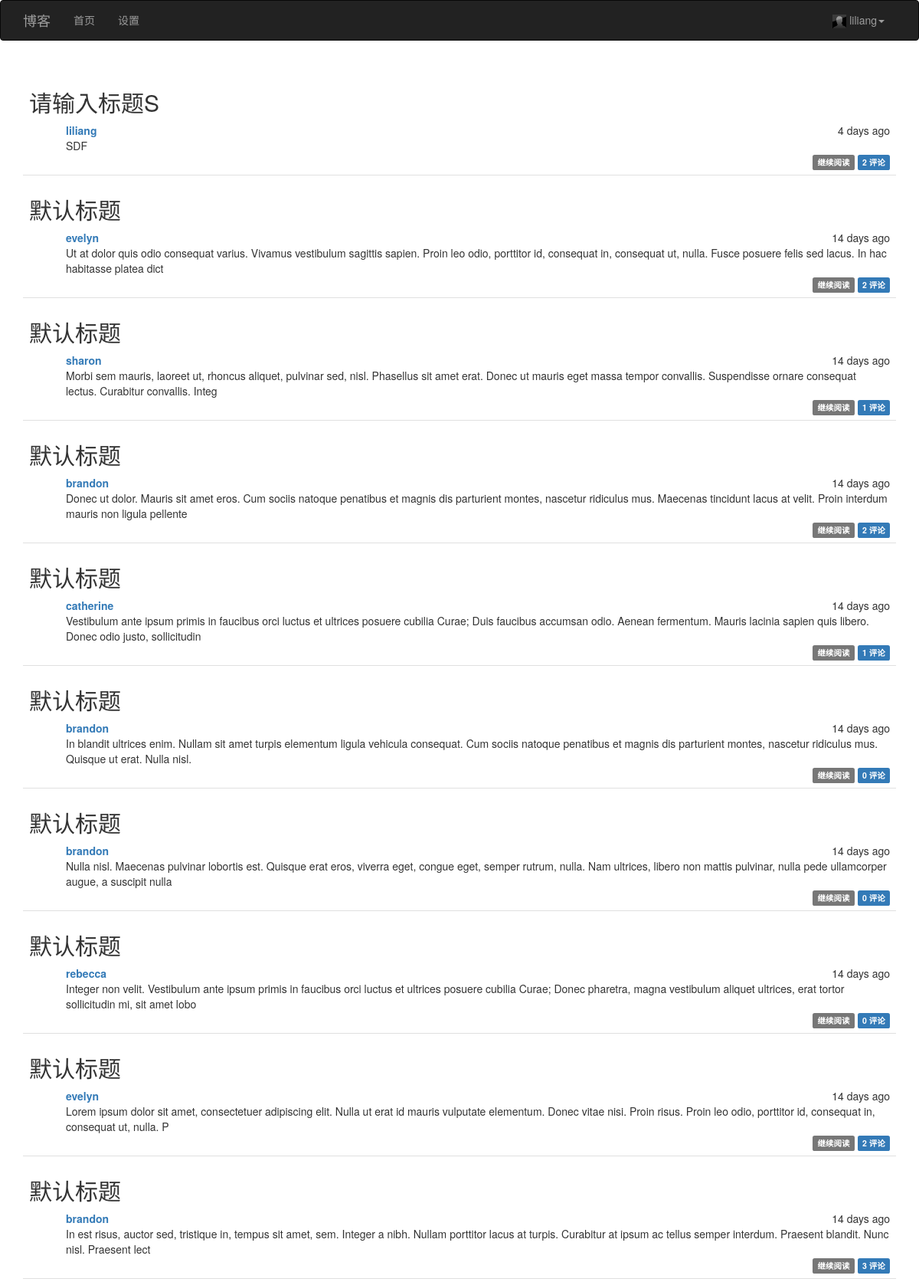
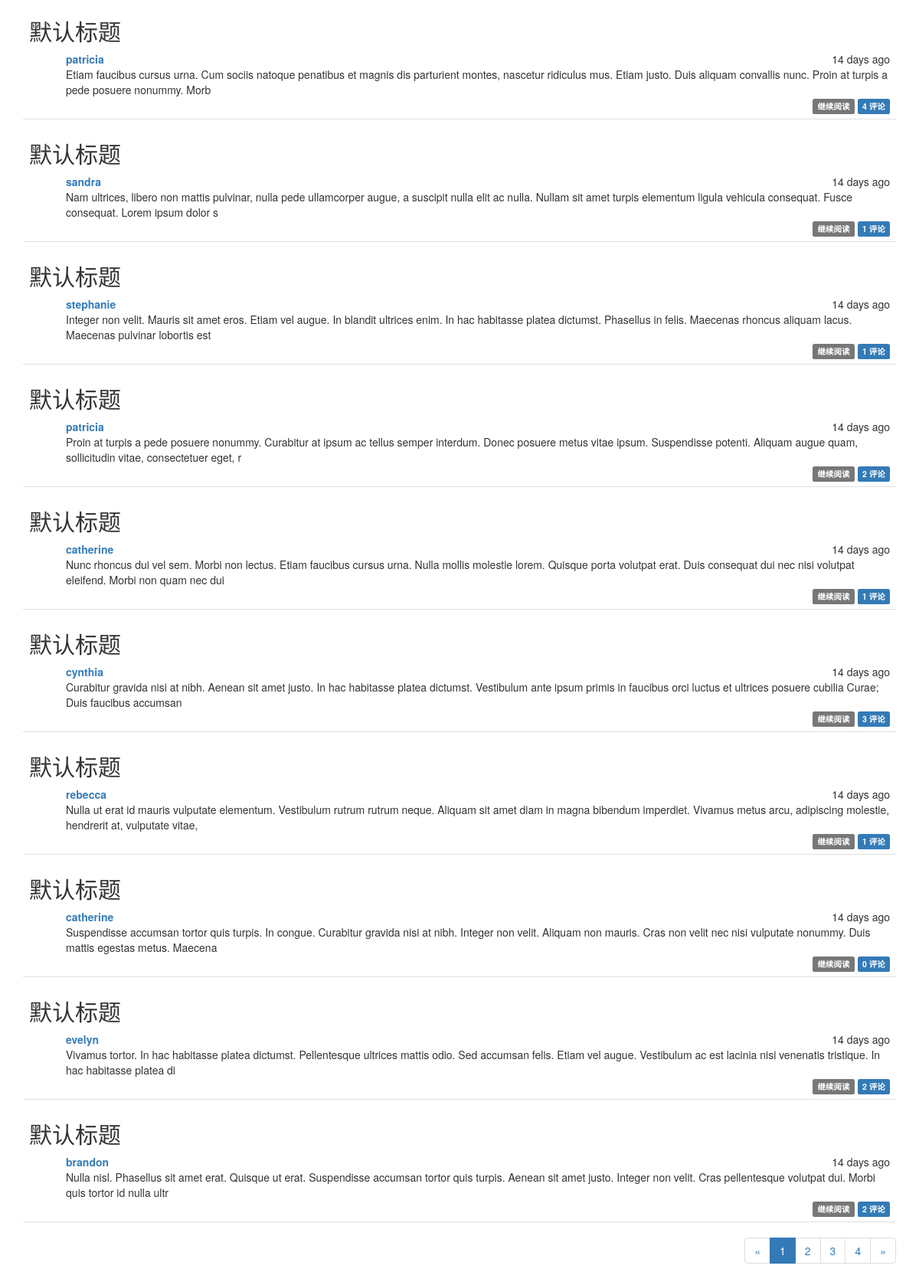
The page / (signed in) on the database its author committed (2 pictures, top to bottom).
### app/models.py (models this page shows, shortened)
class User(UserMixin, db.Model):
    __tablename__ = 'users'
    id = db.Column(db.Integer, primary_key=True)
    email = db.Column(db.String(64), unique=True, index=True, nullable=False)
    username = db.Column(db.String(64), unique=True, index=True, nullable=False)
    password_hash = db.Column(db.String(128), nullable=False)
    confirmed = db.Column(db.Boolean, default=False)
    about_me = db.Column(db.Text(200))
    create_time = db.Column(db.DateTime, default=datetime.utcnow)
    last_login = db.Column(db.DateTime, default=datetime.utcnow)
    posts = db.relationship('Post', backref='author', lazy='dynamic')
    links = db.relationship('Link', backref='user', lazy='dynamic')
    @property
    def password(self):
        raise AttributeError('password is not a readable attribute.')

class Post(db.Model):
    __tablename__ = 'posts'
    id = db.Column(db.Integer, primary_key=True)
    title = db.Column(db.String(64), index=True, nullable=False, default="默认标题")
    create_time = db.Column(db.DateTime, default=datetime.utcnow)
    author_id = db.Column(db.Integer, db.ForeignKey('users.id'))
    body = db.Column(db.Text, nullable=False)
    body_html = db.Column(db.Text)
    comments = db.relationship('Comment', backref='post', lazy='dynamic')

### app/main/views.py (the view)
@main.route('/')
def index():
    page = request.args.get('page', 1, type=int)
    pagination = Post.query.order_by(Post.create_time.desc()).paginate(
        page, per_page=20, error_out=False)
    posts = pagination.items
    return render_template('index.html', posts=posts, pagination=pagination)

### app/models.py (called while the page is built)
@login_manager.user_loader
def load_user(user_id):
    return User.query.get(int(user_id))

### app/templates/index.html (shortened to what this page needs)
{% extends "base.html" %}
{% import "bootstrap/wtf.html" as wtf %}
{% import "_macros.html" as macros %}
{% block page_content %}
<div class="post-tabs">
    {% set thumbnail = True %}
    {% include '_posts.html' %}
</div>
{% if pagination %}
<div class="pagination">
    {{ macros.pagination_widget(pagination, '.index') }}
</div>
{% endif %}
{% endblock %}

### app/templates/base.html (shortened to what this page needs)
{% extends "bootstrap/base.html" %}
{% block head %}
{{ super() }}
<link rel="stylesheet" type="text/css" href="{{ url_for('static', filename='styles.css') }}">
{% endblock %}
{% block navbar %}
<div class="navbar navbar-inverse" role="navigation">
    <div class="container">
        <div class="navbar-header">
            <a class="navbar-brand" href="{{ url_for('main.index') }}">博客</a>
        </div>
        <div class="navbar-collapse collapse">
            <ul class="nav navbar-nav">
                <li><a href="{{ url_for('main.index') }}">首页</a></li>
                {% if current_user.is_authenticated %}
                <li><a href="{{ url_for('main.user_index', name=current_user.username) }}">设置</a></li>
                {% endif %}
            </ul>
            <ul class="nav navbar-nav navbar-right">
                {% if current_user.is_authenticated %}
                <li class="dropdown">
                    <a href="#" class="dropdown-toggle" data-toggle="dropdown">
                        <img src="{{ url_for('static', filename='anonymous.jpg') }}" width="18" height="18">
                        {{ current_user.username  }}<b class="caret"></b>
                    </a>
                </li>
                {% else %}
                <li><a href="{{ url_for('auth.login') }}">登入</a></li>
                {% endif %}
            </ul>
        </div>
    </div>
</div>
{% endblock %}
{% block content %}
<div class="container">
    {% block page_content %}{% endblock %}
</div>
{% endblock %}

### app/templates/_macros.html
{% macro pagination_widget(pagination, endpoint) %}
<ul class="pagination">
    <li {% if not pagination.has_prev %} class="disable" {% endif %}>
        <a href="{% if pagination.has_prev %} {{ url_for(endpoint, page=pagination.page -1, **kwargs) }}{% else %}#{% endif %}">
            &laquo;
        </a>
    </li>
    {% for p in pagination.iter_pages() %}
        {% if p %}
            {% if p == pagination.page %}
            <li class="active">
                <a href="{{ url_for(endpoint, page=p, **kwargs) }}">{{ p }}</a>
            </li>
            {% else %}
            <li>
                <a href="{{ url_for(endpoint, page=p, **kwargs) }}">{{ p }}</a>
            </li>
            {% endif %}
        {% else %}
        <li class="disabled"><a href="#">&hellip;</a></li>
        {% endif %}
    {% endfor %}
    <li {% if not pagination.has_next %} class="disable" {% endif %}>
        <a href="{% if pagination.has_next %}{{ url_for(endpoint, page=pagination.page+1, **kwargs) }}
        {% else %}#{% endif %}">&raquo;
        </a>
    </li>
</ul>
{% endmacro %}

### app/templates/_posts.html
<ul class="posts">
    {% for post in posts %}
    <li class="post" onclick="location.href='{{ url_for('.post', post_id=post.id, _external=True) }}';">
        <div class="post-title"><h2>{{ post.title }}</h2></div>
        <div class="post-content">
            <div class="post-date">{{ moment(post.create_time).fromNow() }}</div>
            <div class="post-author"><a href="{{ url_for('.user_index', name=post.author.username) }}">{{ post.author.username }}</a></div>
            <div class="post-body">
                {% if thumbnail %}
                    {{ post.body[:200] }}
                {% else %}
                    {{ post.body }}
                {% endif %}
            </div>
            <div class="post-footer">
                <a href="{{ url_for('.post', post_id=post.id) }}">
                    <span class="label label-default">继续阅读</span>
                </a>
                <a href="{{ url_for('.post', post_id=post.id) }}#comments">
                    <span class="label label-primary">{{ post.comments.count() }} 评论</span>
                </a>
            </div>
        </div>
    </li>
    {% endfor %}
</ul>

### app/static/styles.css (style rules this page uses)
div.post-tabs { margin-top: 16px; }
ul.posts { list-style-type: none; padding: 0px; margin: 16px 0px 0px 0px; border-top: 1px solid #e0e0e0; }
div.post-tabs ul.posts { margin: 0px; border-top: none; }
ul.posts li.post { padding: 8px; border-bottom: 1px solid #e0e0e0; }
div.post-date { float: right; }
div.post-author { font-weight: bold; }
div.post-content { margin-left: 48px; min-height: 48px; }
div.post-footer { text-align: right; }
div.pagination { width: 100%; text-align: right; padding: 0px; margin: 0px; }

### rows shown on the page
User: username "liliang"
Post: title "请输入标题S", create_time "4 days ago", author.username "liliang", body "SDF", comments.count "2"
Post: title "默认标题", create_time "14 days ago", author.username "evelyn", body "Ut at dolor quis odio consequat varius. Vivamus vestibulum sagittis sapien. Proin leo odio, porttitor id, consequat in, consequat ut, nulla. Fusce posuere felis sed lacus. In hac habitasse platea dict", comments.count "2"
Post: title "默认标题", create_time "14 days ago", author.username "sharon", body "Morbi sem mauris, laoreet ut, rhoncus aliquet, pulvinar sed, nisl. Phasellus sit amet erat. Donec ut mauris eget massa tempor convallis. Suspendisse ornare consequat lectus. Curabitur convallis. Integ", comments.count "1"
Post: title "默认标题", create_time "14 days ago", author.username "brandon", body "Donec ut dolor. Mauris sit amet eros. Cum sociis natoque penatibus et magnis dis parturient montes, nascetur ridiculus mus. Maecenas tincidunt lacus at velit. Proin interdum mauris non ligula pellente", comments.count "2"
Post: title "默认标题", create_time "14 days ago", author.username "catherine", body "Vestibulum ante ipsum primis in faucibus orci luctus et ultrices posuere cubilia Curae; Duis faucibus accumsan odio. Aenean fermentum. Mauris lacinia sapien quis libero. Donec odio justo, sollicitudin", comments.count "1"
Post: title "默认标题", create_time "14 days ago", author.username "brandon", body "In blandit ultrices enim. Nullam sit amet turpis elementum ligula vehicula consequat. Cum sociis natoque penatibus et magnis dis parturient montes, nascetur ridiculus mus. Quisque ut erat. Nulla nisl.", comments.count "0"
Post: title "默认标题", create_time "14 days ago", author.username "brandon", body "Nulla nisl. Maecenas pulvinar lobortis est. Quisque erat eros, viverra eget, congue eget, semper rutrum, nulla. Nam ultrices, libero non mattis pulvinar, nulla pede ullamcorper augue, a suscipit nulla", comments.count "0"
Post: title "默认标题", create_time "14 days ago", author.username "rebecca", body "Integer non velit. Vestibulum ante ipsum primis in faucibus orci luctus et ultrices posuere cubilia Curae; Donec pharetra, magna vestibulum aliquet ultrices, erat tortor sollicitudin mi, sit amet lobo", comments.count "0"
Post: title "默认标题", create_time "14 days ago", author.username "evelyn", body "Lorem ipsum dolor sit amet, consectetuer adipiscing elit. Nulla ut erat id mauris vulputate elementum. Donec vitae nisi. Proin risus. Proin leo odio, porttitor id, consequat in, consequat ut, nulla. P", comments.count "2"
Post: title "默认标题", create_time "14 days ago", author.username "brandon", body "In est risus, auctor sed, tristique in, tempus sit amet, sem. Integer a nibh. Nullam porttitor lacus at turpis. Curabitur at ipsum ac tellus semper interdum. Praesent blandit. Nunc nisl. Praesent lect", comments.count "3"
Post: title "默认标题", create_time "14 days ago", author.username "patricia", body "Etiam faucibus cursus urna. Cum sociis natoque penatibus et magnis dis parturient montes, nascetur ridiculus mus. Etiam justo. Duis aliquam convallis nunc. Proin at turpis a pede posuere nonummy. Morb", comments.count "4"
Post: title "默认标题", create_time "14 days ago", author.username "sandra", body "Nam ultrices, libero non mattis pulvinar, nulla pede ullamcorper augue, a suscipit nulla elit ac nulla. Nullam sit amet turpis elementum ligula vehicula consequat. Fusce consequat. Lorem ipsum dolor s", comments.count "1"
Post: title "默认标题", create_time "14 days ago", author.username "stephanie", body "Integer non velit. Mauris sit amet eros. Etiam vel augue. In blandit ultrices enim. In hac habitasse platea dictumst. Phasellus in felis. Maecenas rhoncus aliquam lacus. Maecenas pulvinar lobortis est", comments.count "1"
Post: title "默认标题", create_time "14 days ago", author.username "patricia", body "Proin at turpis a pede posuere nonummy. Curabitur at ipsum ac tellus semper interdum. Donec posuere metus vitae ipsum. Suspendisse potenti. Aliquam augue quam, sollicitudin vitae, consectetuer eget, r", comments.count "2"
Post: title "默认标题", create_time "14 days ago", author.username "catherine", body "Nunc rhoncus dui vel sem. Morbi non lectus. Etiam faucibus cursus urna. Nulla mollis molestie lorem. Quisque porta volutpat erat. Duis consequat dui nec nisi volutpat eleifend. Morbi non quam nec dui", comments.count "1"
Post: title "默认标题", create_time "14 days ago", author.username "cynthia", body "Curabitur gravida nisi at nibh. Aenean sit amet justo. In hac habitasse platea dictumst. Vestibulum ante ipsum primis in faucibus orci luctus et ultrices posuere cubilia Curae; Duis faucibus accumsan", comments.count "3"
Post: title "默认标题", create_time "14 days ago", author.username "rebecca", body "Nulla ut erat id mauris vulputate elementum. Vestibulum rutrum rutrum neque. Aliquam sit amet diam in magna bibendum imperdiet. Vivamus metus arcu, adipiscing molestie, hendrerit at, vulputate vitae,", comments.count "1"
Post: title "默认标题", create_time "14 days ago", author.username "catherine", body "Suspendisse accumsan tortor quis turpis. In congue. Curabitur gravida nisi at nibh. Integer non velit. Aliquam non mauris. Cras non velit nec nisi vulputate nonummy. Duis mattis egestas metus. Maecena", comments.count "0"
Post: title "默认标题", create_time "14 days ago", author.username "evelyn", body "Vivamus tortor. In hac habitasse platea dictumst. Pellentesque ultrices mattis odio. Sed accumsan felis. Etiam vel augue. Vestibulum ac est lacinia nisi venenatis tristique. In hac habitasse platea di", comments.count "2"
Post: title "默认标题", create_time "14 days ago", author.username "brandon", body "Nulla nisl. Phasellus sit amet erat. Quisque ut erat. Suspendisse accumsan tortor quis turpis. Aenean sit amet justo. Integer non velit. Cras pellentesque volutpat dui. Morbi quis tortor id nulla ultr", comments.count "2"

### other values the page prints
{{ p }} "1"
{{ p }} "2" "3" "4"
